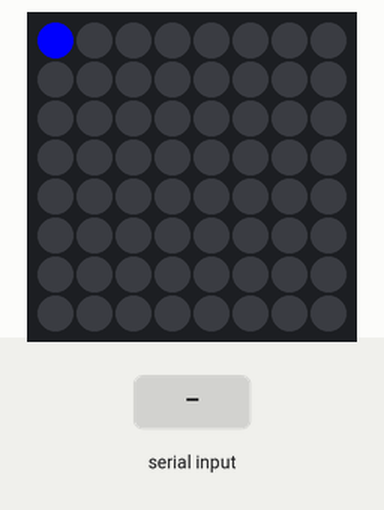
The program below on a simulated Raspberry Pi (BCM pin numbers) with a Sense HAT. On the bench: the Sense HAT's 8×8 RGB LED matrix. The inputs (shaded band) are chosen by the test bench. What the program prints to the terminal is not drawn.

Above: at 0.1 s.
At 0.5 s:
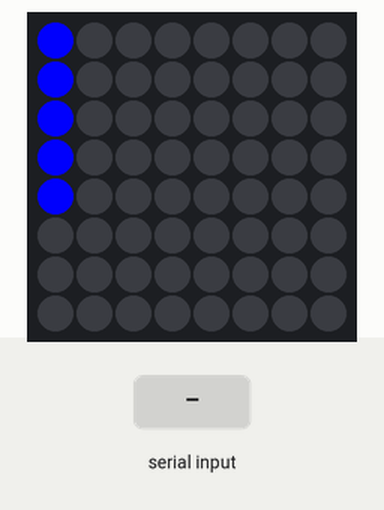
At 6.4 s:
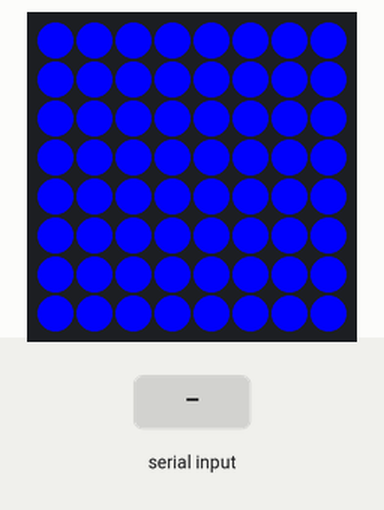
12.7 s: "5" typed at the terminal, then Enter
14.2 s: "90" typed at the terminal, then Enter
15.7 s: "200" typed at the terminal, then Enter
Timing chart, 0 to 18.7 s (numbered marks = the images above; inputs shaded):
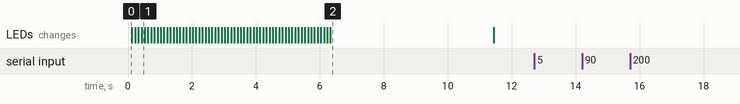

Measured:
- after the input at 12.7 s, every drawn part: stays the same
- after the input at 14.2 s, every drawn part: stays the same
- after the input at 15.7 s, every drawn part: stays the same
- what the display in image 2 shows lasts 5.1 s, from 6.3 s to 11.4 s

The program:

nested_loops__3_.py
```python
#nested_loops.py
from sense_hat import SenseHat
from time import sleep

def main():
    for i in range(1,4):
        for j in range(0,5,2):
            print("i = " + str(i) + "j = " + str(j))

    sense = SenseHat()
    for row in range(0,8):
        for col in range(0,8):
            sense.set_pixel(row,col,[0,0,255])
            sleep(0.1)
    sleep(5)
    sense.clear()

    days_list = ["Monday","Tuesday","Wednesday",\
                 "Thursday","Friday"]

    for i in range(1,10):
        print(i)
        if i > 5:
            continue
        print(i**2)
    total_hours = 0
    for empid in range(1,4):
        print("Enter the hours for employee " + str(empid))
        emp_hours = 0
        for i in range(len(days_list)):
            print(days_list[i])
            hours = int(input("Enter hours "))
            if hours < 0:
                #break #break out of the inner loop
                continue #continue to the next iteration of the inner loop
            emp_hours += hours
        total_hours += emp_hours
        print(str(empid) + " worked " + str(emp_hours) +\
              " hours")
    print("total hours worked {:.2f}".format(total_hours))

main()
```
